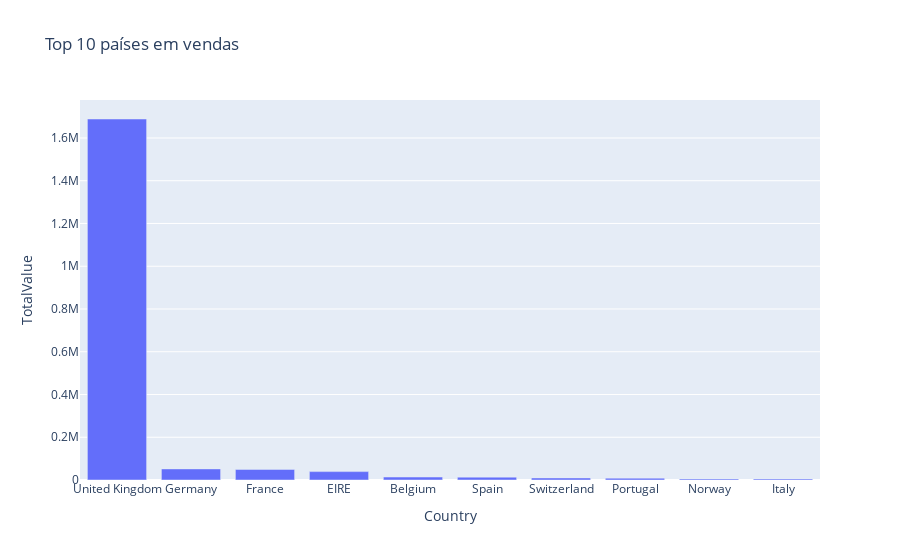

This figure's notebook cell:
### Markdown cell above
## Análise explanatória

### Code cell
# Top 10 países em vendas

px.bar(top_10_country, 'Country', 'TotalValue', title='Top 10 países em vendas')

### Figure 1 — Plotly figure (JSON) as saved in the notebook; plotly's stock layout.template omitted (floating-point values rounded to 4 significant figures)
{"data": [{"alignmentgroup": "True", "hovertemplate": "Country=%{x}<br>TotalValue=%{y}<extra></extra>", "legendgroup": "", "marker": {"color": "#636efa", "pattern": {"shape": ""}}, "name": "", "offsetgroup": "", "orientation": "v", "showlegend": false, "textposition": "auto", "type": "bar", "x": ["United Kingdom", "Germany", "France", "EIRE", "Belgium", "Spain", "Switzerland", "Portugal", "Norway", "Italy"], "xaxis": "x", "y": [1689000.0, 51830.0, 49520.0, 39210.0, 13800.0, 13430.0, 9430.0, 8586.0, 5048.0, 4996.0], "yaxis": "y"}], "layout": {"barmode": "relative", "legend": {"tracegroupgap": 0}, "title": {"text": "Top 10 países em vendas"}, "xaxis": {"anchor": "y", "domain": [0, 1], "title": {"text": "Country"}}, "yaxis": {"anchor": "x", "domain": [0, 1], "title": {"text": "TotalValue"}}}}
